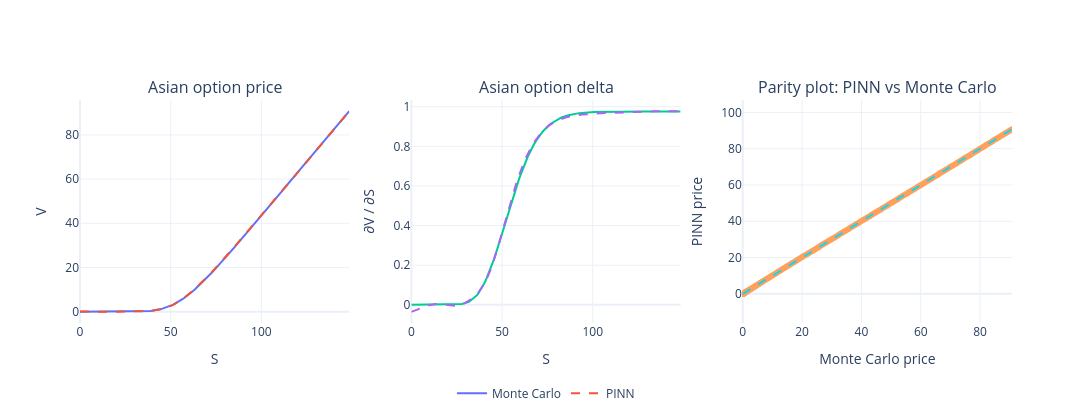

Notebook code for this chart:
### Code cell
S_grid_eval = np.linspace(0, S_max_real, 200)

results = run_full_evaluation(
    model=model,          # PINN già addestrata
    S_grid=S_grid_eval,   # grid su S
    K=K_real,        # strike reale
    r=r_eval,             # risk-free rate
    sigma=sigma_eval,     # volatilità
    T=1.0,                # maturità
    n_steps=252,       # discretizzazione MC
    n_paths=200_000,   # paths MC
    h_delta=1.0,          # bump per delta
)

### Figure 1 — Plotly figure (JSON) as saved in the notebook; plotly's stock layout.template omitted (floating-point values rounded to 4 significant figures; data arrays with more than 128 entries replaced by an {"elided": "..."} marker saying what was removed)
{"data": [{"name": "Monte Carlo", "type": "scatter", "x": {"elided": "200 float values"}, "xaxis": "x", "y": {"elided": "200 float values"}, "yaxis": "y"}, {"line": {"dash": "dash"}, "name": "PINN", "type": "scatter", "x": {"elided": "200 float values"}, "xaxis": "x", "y": {"elided": "200 float values"}, "yaxis": "y"}, {"showlegend": false, "type": "scatter", "x": {"elided": "200 float values"}, "xaxis": "x2", "y": {"elided": "200 float values"}, "yaxis": "y2"}, {"line": {"dash": "dash"}, "showlegend": false, "type": "scatter", "x": {"elided": "200 float values"}, "xaxis": "x2", "y": {"elided": "200 float values"}, "yaxis": "y2"}, {"mode": "markers", "showlegend": false, "type": "scatter", "x": {"elided": "200 float values"}, "xaxis": "x3", "y": {"elided": "200 float values"}, "yaxis": "y3"}, {"line": {"dash": "dash"}, "mode": "lines", "showlegend": false, "type": "scatter", "x": [0, 90.76], "xaxis": "x3", "y": [0, 90.76], "yaxis": "y3"}], "layout": {"annotations": [{"font": {"size": 16}, "showarrow": false, "text": "Asian option price", "x": 0.1444, "xanchor": "center", "xref": "paper", "y": 1, "yanchor": "bottom", "yref": "paper"}, {"font": {"size": 16}, "showarrow": false, "text": "Asian option delta", "x": 0.5, "xanchor": "center", "xref": "paper", "y": 1, "yanchor": "bottom", "yref": "paper"}, {"font": {"size": 16}, "showarrow": false, "text": "Parity plot: PINN vs Monte Carlo", "x": 0.8556, "xanchor": "center", "xref": "paper", "y": 1, "yanchor": "bottom", "yref": "paper"}], "height": 420, "legend": {"orientation": "h", "x": 0.5, "xanchor": "center", "y": -0.25}, "width": 1500, "xaxis": {"anchor": "y", "domain": [0, 0.2889], "title": {"text": "S"}}, "xaxis2": {"anchor": "y2", "domain": [0.3556, 0.6444], "title": {"text": "S"}}, "xaxis3": {"anchor": "y3", "domain": [0.7111, 1], "range": [0, 90.76], "title": {"text": "Monte Carlo price"}}, "yaxis": {"anchor": "x", "domain": [0, 1], "title": {"text": "V"}}, "yaxis2": {"anchor": "x2", "domain": [0, 1], "title": {"text": "∂V / ∂S"}}, "yaxis3": {"anchor": "x3", "domain": [0, 1], "range": [0, 90.76], "scaleanchor": "x", "title": {"text": "PINN price"}}}}
